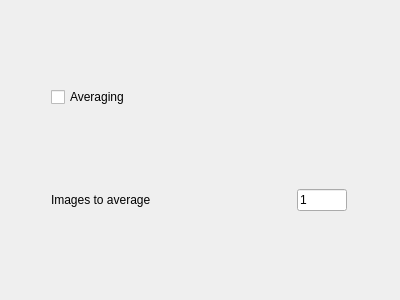
<?xml version="1.0" encoding="UTF-8"?>
<ui version="4.0">
 <class>Form</class>
 <widget class="QWidget" name="Form">
  <property name="geometry">
   <rect>
    <x>0</x>
    <y>0</y>
    <width>400</width>
    <height>300</height>
   </rect>
  </property>
  <property name="windowTitle">
   <string>Form</string>
  </property>
  <layout class="QGridLayout" name="gridLayout">
   <item row="0" column="0">
    <widget class="QCheckBox" name="averagingCheckBox">
     <property name="minimumSize">
      <size>
       <width>120</width>
       <height>0</height>
      </size>
     </property>
     <property name="text">
      <string>Averaging</string>
     </property>
    </widget>
   </item>
   <item row="1" column="0">
    <widget class="QLabel" name="label">
     <property name="minimumSize">
      <size>
       <width>150</width>
       <height>0</height>
      </size>
     </property>
     <property name="maximumSize">
      <size>
       <width>200</width>
       <height>16777215</height>
      </size>
     </property>
     <property name="text">
      <string>Images to average</string>
     </property>
    </widget>
   </item>
   <item row="1" column="1">
    <widget class="QLineEdit" name="numImagesLineEdit">
     <property name="minimumSize">
      <size>
       <width>30</width>
       <height>0</height>
      </size>
     </property>
     <property name="maximumSize">
      <size>
       <width>50</width>
       <height>16777215</height>
      </size>
     </property>
     <property name="text">
      <string>1</string>
     </property>
    </widget>
   </item>
  </layout>
 </widget>
 <resources/>
 <connections/>
</ui>
